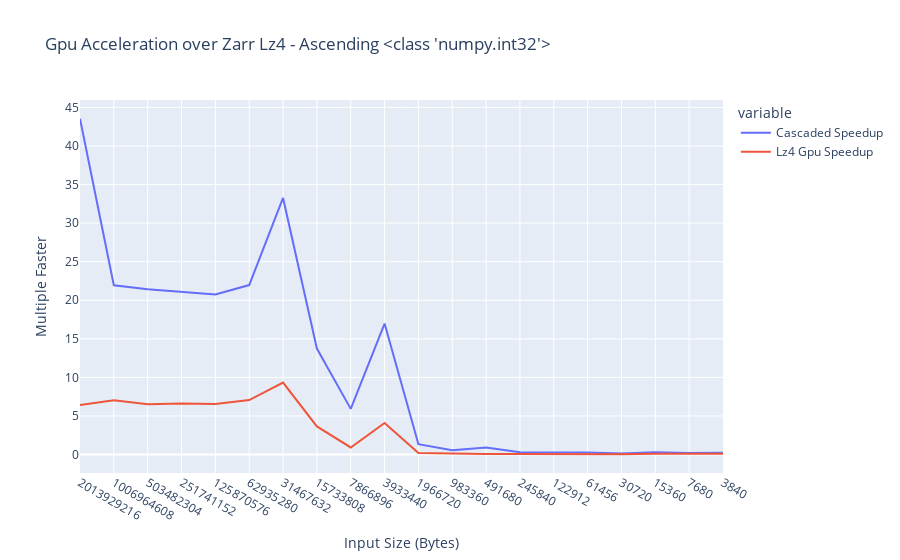

The notebook cell this image was saved under:
### Code cell
import plotly.express as px
title = 'Gpu Acceleration over Zarr Lz4 - ' + TARGET + " " + str(DTYPE)
subtitle = 'Includes host->gpu copy time'
fig = px.line(df, x='Input Size (Bytes)',
              y=['Cascaded Speedup', 'Lz4 Gpu Speedup'],
              labels={'value': 'Multiple Faster'},
              title=title)
fig.update_xaxes(type='category')
fig.show()

### Figure 1 — Plotly figure (JSON) as saved in the notebook; plotly's stock layout.template omitted (floating-point values rounded to 4 significant figures)
{"data": [{"hovertemplate": "variable=Cascaded Speedup<br>Input Size (Bytes)=%{x}<br>Multiple Faster=%{y}<extra></extra>", "legendgroup": "Cascaded Speedup", "line": {"color": "#636efa", "dash": "solid"}, "marker": {"symbol": "circle"}, "mode": "lines", "name": "Cascaded Speedup", "orientation": "v", "showlegend": true, "type": "scatter", "x": [2013929216, 1006964608, 503482304, 251741152, 125870576, 62935280, 31467632, 15733808, 7866896, 3933440, 1966720, 983360, 491680, 245840, 122912, 61456, 30720, 15360, 7680, 3840], "xaxis": "x", "y": [43.55, 21.94, 21.44, 21.07, 20.75, 21.98, 33.27, 13.74, 5.922, 16.99, 1.349, 0.5463, 0.9015, 0.3147, 0.2818, 0.2759, 0.1334, 0.3144, 0.2043, 0.2227], "yaxis": "y"}, {"hovertemplate": "variable=Lz4 Gpu Speedup<br>Input Size (Bytes)=%{x}<br>Multiple Faster=%{y}<extra></extra>", "legendgroup": "Lz4 Gpu Speedup", "line": {"color": "#EF553B", "dash": "solid"}, "marker": {"symbol": "circle"}, "mode": "lines", "name": "Lz4 Gpu Speedup", "orientation": "v", "showlegend": true, "type": "scatter", "x": [2013929216, 1006964608, 503482304, 251741152, 125870576, 62935280, 31467632, 15733808, 7866896, 3933440, 1966720, 983360, 491680, 245840, 122912, 61456, 30720, 15360, 7680, 3840], "xaxis": "x", "y": [6.439, 7.029, 6.509, 6.621, 6.546, 7.069, 9.33, 3.646, 0.9213, 4.095, 0.217, 0.1161, 0.07897, 0.0682, 0.02712, 0.0347, 0.03675, 0.0914, 0.07777, 0.09916], "yaxis": "y"}], "layout": {"legend": {"title": {"text": "variable"}, "tracegroupgap": 0}, "title": {"text": "Gpu Acceleration over Zarr Lz4 - Ascending <class 'numpy.int32'>"}, "xaxis": {"anchor": "y", "domain": [0, 1], "title": {"text": "Input Size (Bytes)"}, "type": "category"}, "yaxis": {"anchor": "x", "domain": [0, 1], "title": {"text": "Multiple Faster"}}}}
